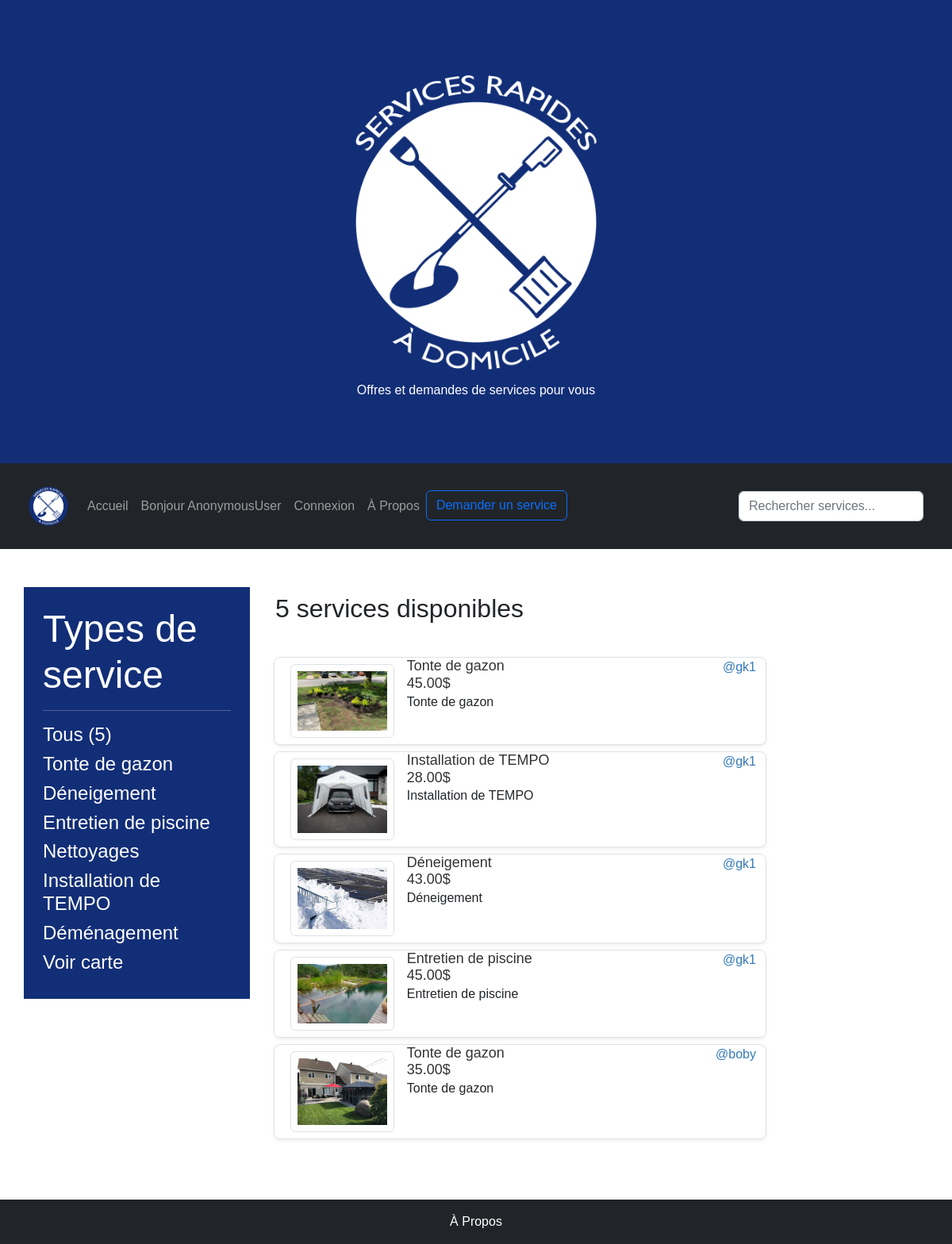
The page / on the database its author committed.
### base/models.py (models this page shows, shortened)
class Topic(models.Model):
    name = models.CharField(max_length=200)

class Service(models.Model):
    host = models.ForeignKey(User, on_delete = models.SET_NULL, null=True)
    topic = models.ForeignKey(Topic, on_delete = models.SET_NULL, null=True)
    name = models.CharField(max_length=200)
    description = models.TextField(null=True, blank = True)
    address = models.TextField(null=True, blank = True)
    updated = models.DateTimeField(auto_now=True)
    montant = models.DecimalField(max_digits=6, decimal_places=2,default=0.00)
    created = models.DateTimeField(auto_now_add=True)
    image = models.ImageField(upload_to='base/files/images',default="base\files\images\Logo_SRAD.png")
    class Meta:
        ordering = ['-updated', '-created']

### base/views.py (the view)
# urls.py: path('', views.home, name='home' ),
def home(request):
    q=request.GET.get('q') if request.GET.get('q') !=None else ''
    services = Service.objects.filter(
        Q(topic__name__icontains=q) |
        Q(name__icontains=q) |
        Q(description__icontains=q)
        )
    topics = Topic.objects.all()
    service_count = services.count()
    context = {'services':services, 'topics':topics, 'service_count':service_count}
    return render(request, 'base/home.html', context)

### base/templates/base/home.html
{% extends 'main.html' %}
{% block content %}
<div class = "container mt-5" >
    <div class="row">
        <div class="h-75 col-sm-3 p-4 text-white"style="background-color: rgb(18, 46, 119);">
        {% include 'base/topics_component.html' %}
        <a class="nav-link" href = "{% url 'map_view' %}">
            <h4>Voir carte</h4>
        </a>
        </div>
        <div class="col-sm-7 m-2">
            <div class="container mb-4">
                <h2>{{service_count}} services disponibles</h2>
            </div>
        {% include 'base/feed_component.html' %}
        </div>
    </div>
</div>
{% endblock %}

### base/templates/base/topics_component.html
<h2 class="display-5">Types de service</h2>
        <hr>
        <div>
            <a class="nav-link" href = "{% url 'home' %}">
                <h4>Tous       ({{service_count}})</h4>
            </a>
        </div>
        {% for topic in topics %}
            <div>
                <a class="nav-link" href = "{% url 'home' %}?q={{topic.name}}">
                    <h4>{{topic.name}} {{topic_count}}</h4>
                </a>
            </div>
        {% endfor %}

### base/templates/base/feed_component.html (shortened to what this page needs)
<!DOCTYPE html>
<html>
<head>
</head>
<body>
    <div class="service">
        {% for service in services %}
            <div class="boite container-fluid mt-2 border border-dark-subtle rounded-3 shadow-sm" >
                <div class="row">
                    <div class="col-3">
                        <img src={{service.image.url}} class="img-thumbnail p-2 m-2"/>
                    </div>
                    <div class="col-5">
                        {% if request.user == service.host %}
                        <h5><a class="nav-link" href="{% url 'message' service.id %}">{{service.name}}</a></h5>
                        {% else %}
                        <h5><a class="nav-link" href="{% url 'service' service.id %}">{{service.name}}</a></h5>
                        {% endif %}
                        <h5>{{service.montant}}$</h5>
                        <p>{{service.topic.name}}</p>
                    </div>
                    <div class="col-4">
                        <div><a class="nav-link float-end" href="{% url 'user-profile' service.host.id %}">@{{service.host.username}}</a></div>
                        <br>
                    </div>
                </div>
            </div>
        {% endfor %}
    </div>
</body>
</html>

### base/templates/base/feed_component.html (style rules this page uses)
body { background-color: #f2f2f2; font-family: Arial, sans-serif; }
.service { background-color: #ffffff; padding: 10px; margin-bottom: 10px; }
.service a { text-decoration: none; color: #337ab7; transition: color 0.3s ease-in-out; }
.service h5 { margin: 0; font-size: 18px; color: #333333; transition: color 0.3s ease-in-out; }
.service h5 a { color: #333333; transition: color 0.3s ease-in-out; }

### rows shown on the page
Topic: name "Tonte de gazon"
Topic: name "Déneigement"
Topic: name "Entretien de piscine"
Topic: name "Nettoyages"
Topic: name "Installation de TEMPO"
Topic: name "Déménagement"
Service: image (picture), name "Tonte de gazon", montant "45.00", topic.name "Tonte de gazon", host.username "gk1"
Service: image (picture), name "Installation de TEMPO", montant "28.00", topic.name "Installation de TEMPO", host.username "gk1"
Service: image (picture), name "Déneigement", montant "43.00", topic.name "Déneigement", host.username "gk1"
Service: image (picture), name "Entretien de piscine", montant "45.00", topic.name "Entretien de piscine", host.username "gk1"
Service: image (picture), name "Tonte de gazon", montant "35.00", topic.name "Tonte de gazon", host.username "boby"

### other values the page prints
{{ request.user }} "AnonymousUser"
{{ service_count }} "5"
